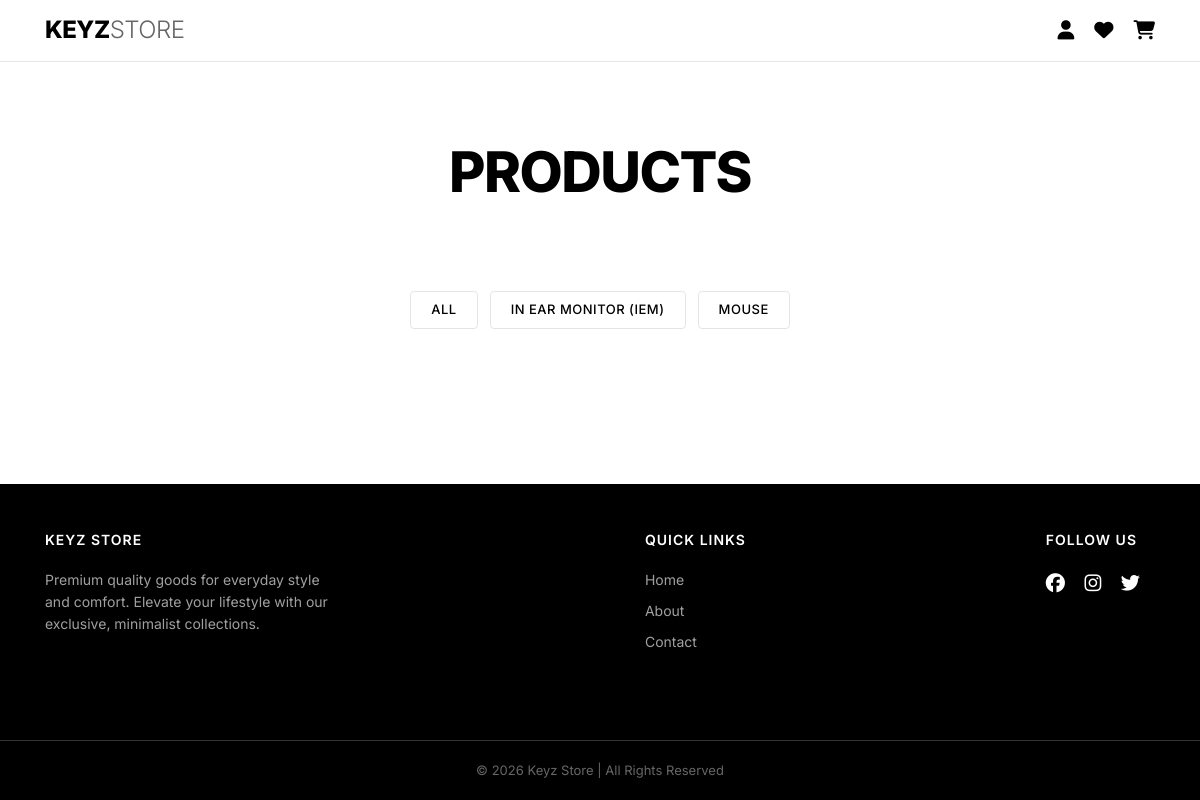
/products?category=Mouse, run on an earlier commit of the app's database.
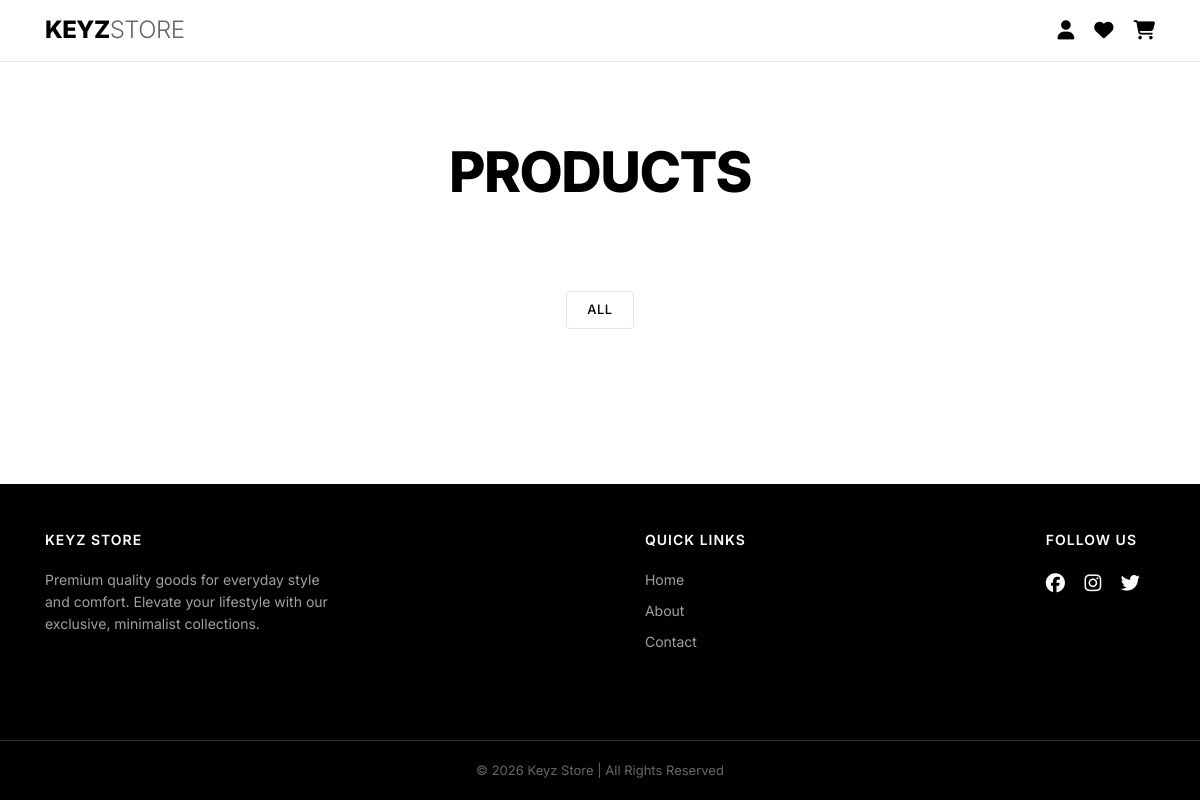
And on a later commit of the database.
### models/category.py (models this page shows)
class Category(db.Model):
    __tablename__ = 'category'
    id = db.Column(db.Integer, primary_key=True)
    name = db.Column(db.String(128), nullable=False)

### routes/front/home.py (the view)
@app.get("/products",endpoint="products_filter")
def products_filter():
    category = request.args.get('category')
    products = getAllProductlist()
    categories = getAllCategories()
    products = normalize_products(products)
    if category:
        products = [p for p in products if p['category'] == category]
    return render_template(
        'front/home.html',
        products=products,
        categories=categories,
        selected_category=category
    )

### app.py (called while the page is built)
@app.before_request
def before_request():
    url = request.path
    print("REQUEST PATH:", request.path)
    if url.startswith('/admin'):
        if not session.get("user_id"):
            flash("Please log in first.", "warning")
            return redirect(url_for("login", next=request.path))

### models/category.py (called while the page is built)
def getAllCategories():
    sql = text("""
        SELECT * FROM category
    """)
    result = db.session.execute(sql)
    rows = [dict(row._mapping) for row in result]
    return rows

### models/product.py (called while the page is built)
def getAllProductlist():
    sql = text("""
        SELECT
            p.id,
            p.name,
            c.name as category,
            p.cost,
            p.price,
            p.qty,
            p.image,
            p.description
        FROM product p
        INNER JOIN category c
            ON p.category_id = c.id;
    """)
    result = db.session.execute(sql)
    return [dict(row._mapping) for row in result]

### routes/front/home.py (called while the page is built)
def normalize_products(products):
    data = []
    for p in products:
        image_url = None
        if p.get("image"):
            image_url = f"/static/uploads/{p['image']}"
        data.append({
            "id": p["id"],
            "name": p["name"],
            "price": p["price"],
            "qty": p.get("qty", 0),   # ✅ ADD THIS
            "description": p.get("description"),
            "image": image_url,
            "category": p.get("category")
        })
    return data

### templates/front/home.html (shortened to what this page needs)
{% extends 'front/master.html' %}
{% block content %}
    <div id="shopApp">
        <div class="hero">
            <h1>Products</h1>
        </div>
        <div class="filter">
            <a class="chip {% if not selected_category %}active{% endif %}" href="{{ url_for('home') }}">All</a>
            {% for cat in categories %}
                <a class="chip {% if selected_category == cat.name %}active{% endif %}"
                   href="{{ url_for('products_filter') }}?category={{ cat.name }}">
                    {{ cat.name }}
                </a>
            {% endfor %}
        </div>
        <div class="grid">
        </div>
    </div>
{% endblock %}

### templates/front/master.html (shortened to what this page needs)
<!DOCTYPE html>
<html lang="en">
<head>
  <link rel="stylesheet" href="https://cdn.jsdelivr.net/npm/bootstrap@4.6.2/dist/css/bootstrap.min.css">
  <link rel="stylesheet" href="https://cdnjs.cloudflare.com/ajax/libs/font-awesome/6.4.2/css/all.min.css">
</head>
<body>
  <header class="py-3 sticky-top">
    <div class="container d-flex justify-content-between align-items-center">
      <div class="brand d-flex align-items-center">
          <a href="{{ url_for('home') }}">
              <h4 class="mb-0">KEYZ<span>STORE</span></h4>
          </a>
      </div>
      <div class="icons d-flex align-items-center">
        <a href="{{ url_for('login') }}"><i class="fa fa-user"></i></a>
        <a href="#"><i class="fa fa-heart"></i></a>
        <a href="{{ url_for('cart') }}"><i class="fa fa-shopping-cart"></i></a>
      </div>
    </div>
  </header>
  <main class="flex-fill">
      {% block content %}{% endblock %}
  </main>
  <footer>
    <div class="container py-5 d-flex flex-wrap justify-content-between">
      <div class="mb-4" style="max-width: 300px;">
        <h5>Keyz Store</h5>
        <p>Premium quality goods for everyday style and comfort. Elevate your lifestyle with our exclusive, minimalist collections.</p>
      </div>
      <div class="mb-4">
        <h6>Quick Links</h6>
        <ul class="list-unstyled">
          <li><a href="{{ url_for('home') }}">Home</a></li>
          <li><a href="{{ url_for('about') }}">About</a></li>
          <li><a href="{{ url_for('contact') }}">Contact</a></li>
        </ul>
      </div>
      <div class="mb-4">
        <h6>Follow Us</h6>
        <div class="social">
          <a href="#"><i class="fab fa-facebook"></i></a>
          <a href="#"><i class="fab fa-instagram"></i></a>
          <a href="#"><i class="fab fa-twitter"></i></a>
        </div>
      </div>
    </div>
    <div class="bottom">
      &copy; 2026 Keyz Store | All Rights Reserved
    </div>
  </footer>
</body>
</html>

### templates/front/master.html (style rules this page uses)
body { font-family: 'Inter', sans-serif; background-color: #ffffff; color: #000000; display: flex; flex-direction: column; min-height: 100vh; }
header { border-bottom: 1px solid #e5e5e5; background: #ffffff; }
.brand h4 { font-weight: 800; letter-spacing: -0.5px; color: #000000; text-transform: uppercase; }
.brand h4 span { font-weight: 300; color: #666666; }
.brand a { text-decoration: none; }
.icons a { color: #000000; font-size: 1.2rem; margin-left: 20px; transition: color 0.2s; }
footer { background-color: #000000; color: #ffffff; margin-top: auto; }
footer h5, footer h6 { font-weight: 600; text-transform: uppercase; letter-spacing: 1px; font-size: 14px; margin-bottom: 20px; }
footer p { color: #a0a0a0; font-size: 14px; line-height: 1.6; }
footer a { color: #a0a0a0; text-decoration: none; transition: color 0.2s; }
footer li { margin-bottom: 10px; font-size: 14px; }
.social a { color: #ffffff; margin-right: 15px; font-size: 1.2rem; }
.bottom { border-top: 1px solid #333333; padding: 20px 0; text-align: center; font-size: 13px; color: #666666; }

### templates/front/home.html (style rules this page uses)
:root { --bg: #ffffff; --surface: #f9f9f9; --border: #e5e5e5; --text: #000000; --muted: #666666; --black: #000000; }
.hero { max-width: 1200px; margin: auto; padding: 80px 32px 60px; text-align: center; }
.hero h1 { font-size: 56px; font-weight: 800; line-height: 1.1; color: var(--text); letter-spacing: -1.5px; text-transform: uppercase; }
.filter { max-width: 1200px; margin: auto; padding: 20px 32px; display: flex; gap: 12px; justify-content: center; flex-wrap: wrap; }
.chip { padding: 8px 20px; border: 1px solid var(--border); border-radius: 4px; font-size: 13px; font-weight: 500; background: #ffffff; color: var(--text); text-decoration: none; text-transform: uppercase; letter-spacing: 0.5px; transition: all 0.2s ease; }
.grid { max-width: 1200px; margin: auto; padding: 40px 32px 80px; display: grid; grid-template-columns: repeat(auto-fill, minmax(280px, 1fr)); gap: 30px; }

What changed in the data, as far as the page shows it:
removed Category: name "IN EAR MONITOR (IEM)"
removed Category: name "MOUSE"
